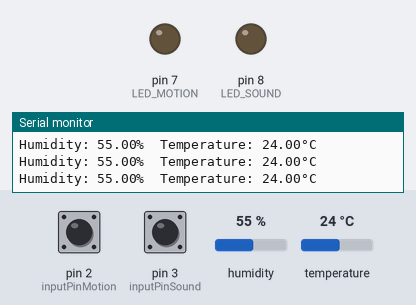
Recording of a sketch running on a simulated Arduino Uno, built with avr-gcc and run on an emulated ATmega328P. Shown: output pins drawn as LEDs (lit = HIGH), the last lines printed to the serial monitor. The test bench sets the inputs (shaded band); at power-on: pin 2 (inputPinMotion) LOW, pin 3 (inputPinSound) HIGH, humidity 55 %, temperature 24 °C.

Above: at 4.8 s.
4.9 s: pin 2 (inputPinMotion) pulled HIGH for 3 s
At 5.6 s:
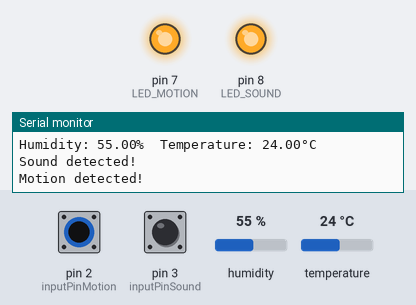
9.8 s: pin 3 (inputPinSound) pulled LOW for 3 s
At 14.0 s:
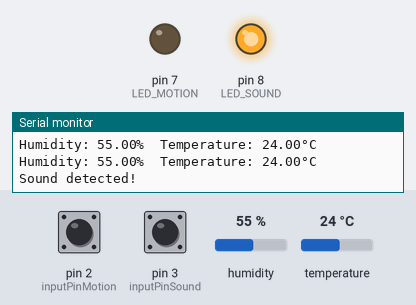
14.7 s: pin 2 (inputPinMotion) driven HIGH and pin 3 (inputPinSound) driven LOW
At 15.4 s:
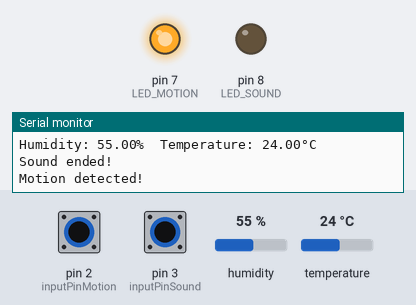
19.6 s: pin 2 (inputPinMotion) driven LOW
At 20.4 s:
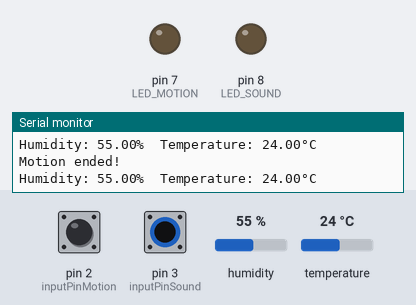
24.5 s: pin 2 (inputPinMotion) driven HIGH
At 25.3 s:
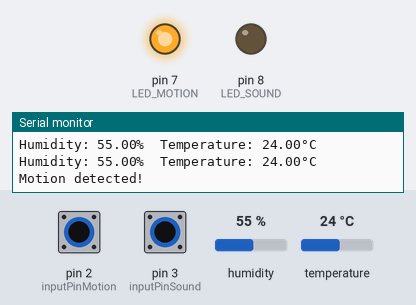
Timing chart, 0 to 27.5 s (numbered marks = the images above; inputs shaded):
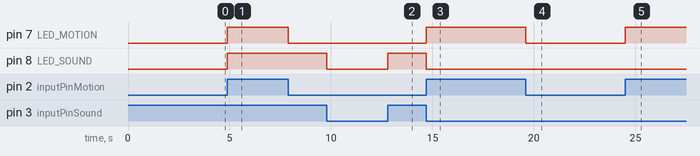

Measured:
- after the input at 4.9 s, pin 7 (LED_MOTION): LOW → HIGH at once, → LOW 3.0 s later; pin 8 (LED_SOUND): LOW → HIGH at once
- after the input at 9.8 s, pin 8 (LED_SOUND): HIGH → LOW at once, → HIGH 3.0 s later
- after the input at 14.7 s, pin 7 (LED_MOTION): LOW → HIGH at once; pin 8 (LED_SOUND): HIGH → LOW at once
- after the input at 19.6 s, pin 7 (LED_MOTION): HIGH → LOW at once
- after the input at 24.5 s, pin 7 (LED_MOTION): LOW → HIGH at once

The sketch:

Task1.4D.ino
```cpp
#include <DHT.h>

#define DHTPIN 4      // Digital pin connected to the DHT sensor
#define DHTTYPE DHT22

// DHT sensor instance
DHT dht(DHTPIN, DHTTYPE);

// Define the input and output pins
const int inputPinMotion = 2;   // Input Pin for motion sensor
const int inputPinSound = 3;    // Input Pin for sound sensor
const int LED_MOTION = 7;       // Output Pin for motion LED
const int LED_SOUND = 8;        // Output Pin for sound LED

// Variables to track the state of motion and sound detection
volatile int pirState = LOW;    // Initialize motion state as low
volatile int soundState = LOW;  // Initialize sound state as low

// Variables to store the current readings from motion and sound sensors
int motionVal = 0;              // Variable for reading the pin status of motion sensor
int soundVal = 0;               // Variable for reading the pin status of sound sensor

void setup() {
  // Set pin modes for motion sensor and sound sensor with internal pull-up resistors
  pinMode(inputPinMotion, INPUT_PULLUP);
  pinMode(inputPinSound, INPUT_PULLUP);

  // Set pin modes for LED outputs
  pinMode(LED_MOTION, OUTPUT);
  pinMode(LED_SOUND, OUTPUT);

  // Enable PCINT interrupts for the pins used by motion and sound sensors
  PCICR |= (1 << PCIE2); // Enable PCINT2 group (corresponds to pins 0 to 7)
  PCMSK2 |= (1 << PCINT18) | (1 << PCINT19); // Enable PCINT18 (pin 2) and PCINT19 (pin 3) interrupts

  // Start serial communication at 9600 baud rate
  Serial.begin(9600);

  // Initialize the DHT sensor
  dht.begin();

  // Set up Timer1 for periodic interrupts
  cli();          // Disable global interrupts
  TCCR1A = 0;     // Set Timer1 control registers to initial values
  TCCR1B = 0;
  TCNT1 = 0;      // Initialize the counter value to 0
  OCR1A = 31250;  // Set the compare match value for 2hz timer
  TCCR1B |= (1 << WGM12);   // Set Timer1 to CTC (Clear Timer on Compare Match) mode
  TCCR1B |= (1 << CS12) | (1 << CS10);    // Set prescaler to 1024 and start the timer
  TIMSK1 |= (1 << OCIE1A);  // Enable Timer1 compare match interrupt
  sei();          // Enable global interrupts
}

void loop() {

}

ISR(TIMER1_COMPA_vect) {
  // This interrupt service routine handles the timer interrupt
  // It will be triggered every 2 seconds to read the DHT22 sensor

  // Perform DHT readings and print the results
  float h = dht.readHumidity();
  float t = dht.readTemperature();
  float f = dht.readTemperature(true);
  float hif = dht.computeHeatIndex(f, h);
  float hic = dht.computeHeatIndex(t, h, false);

  Serial.print(F("Humidity: "));
  Serial.print(h);
  Serial.print(F("%  Temperature: "));
  Serial.print(t);
  Serial.println(F("°C "));

}

  ISR(PCINT2_vect) {
  // This interrupt service routine handles both motion and sound sensor changes
  // Determine which pin triggered the interrupt and handle accordingly

  // Sound sensor handling
  soundVal = digitalRead(inputPinSound);
  if (soundVal == HIGH) {
    digitalWrite(LED_SOUND, HIGH);       // Turn sound LED ON
    if (soundState == LOW) {
      // Print Sound Detected only when the state changes from LOW to HIGH (not continuously)
      Serial.println("Sound detected!");
      soundState = HIGH;
    }
  } else {
    digitalWrite(LED_SOUND, LOW);        // Turn sound LED OFF
    if (soundState == HIGH){
      // Print Sound Ended only when the state changes from HIGH to LOW (not continuously)
      Serial.println("Sound ended!");
      soundState = LOW;
    }
  }

  // Motion sensor handling
  motionVal = digitalRead(inputPinMotion);
  if (motionVal == HIGH) {
    digitalWrite(LED_MOTION, HIGH);      // Turn motion LED ON
    if (pirState == LOW) {
      // Print Motion Detected only when the state changes from LOW to HIGH (not continuously)
      Serial.println("Motion detected!");
      pirState = HIGH;
    }
  } else {
    digitalWrite(LED_MOTION, LOW);       // Turn motion LED OFF
    if (pirState == HIGH){
      // Print Motion Ended only when the state changes from HIGH to LOW (not continuously)
      Serial.println("Motion ended!");
      pirState = LOW;
    }
  }
}
```
